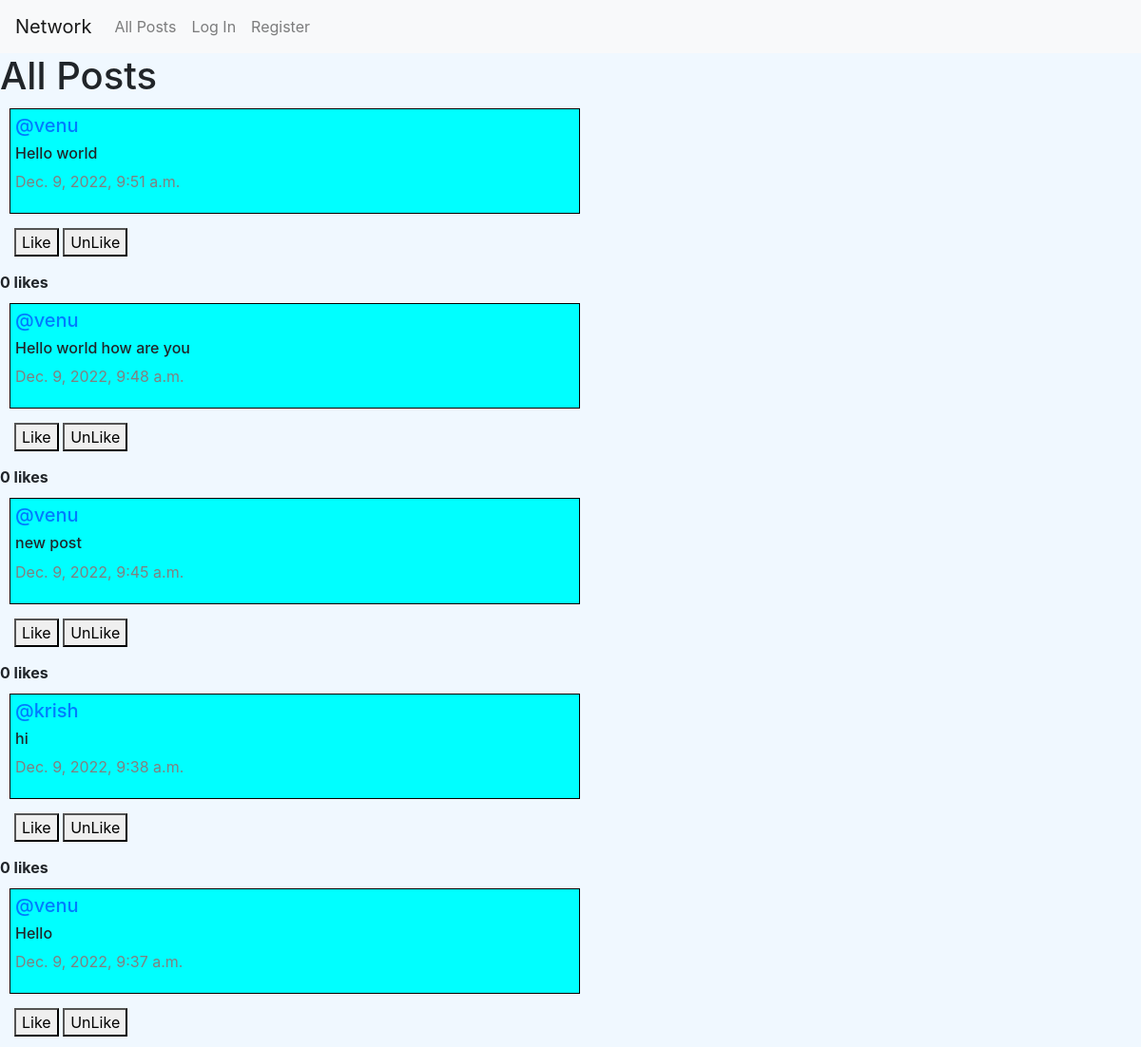
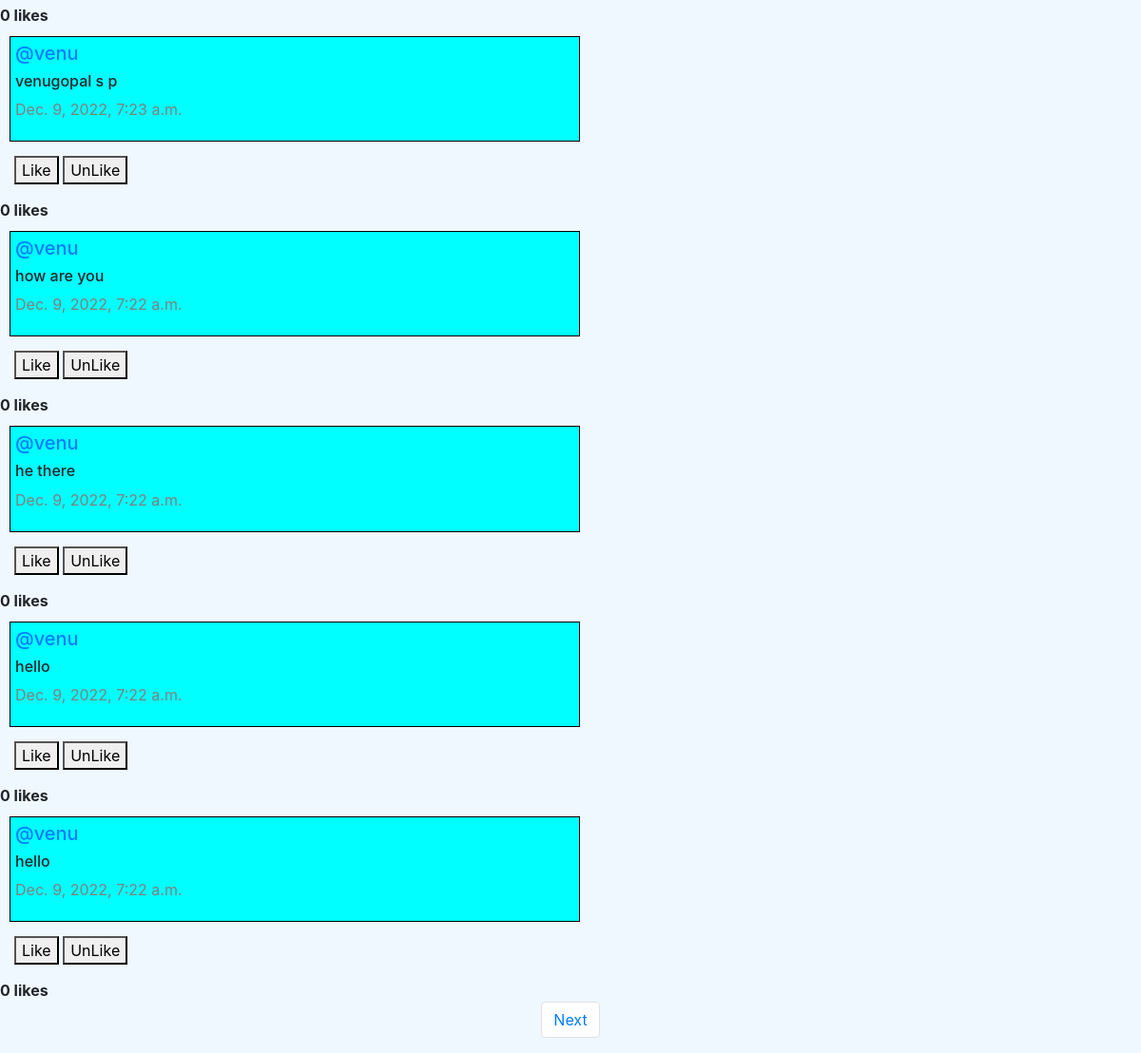
The page / on the database its author committed (2 pictures, top to bottom).
### network/models.py (models this page shows, shortened)
class Post(models.Model):
    content = models.CharField(max_length=160)
    user = models.ForeignKey(User, on_delete=models.CASCADE, related_name="author")
    date  = models.DateTimeField(auto_now_add=True)
    liked = models.ManyToManyField(User, default=None, blank=True)

class User(AbstractUser):
    pass

### network/views.py (the view)
# urls.py: path("", views.index, name="index"),
def index(request):
    allPosts = Post.objects.all().order_by("id").reverse()
    q=Post.objects.all()
    user = request.user
    context = {
        'q':q,
        'user':user,
    }
    paginator = Paginator(allPosts, 10)
    page_number = request.GET.get('page')
    posts_of_page = paginator.get_page(page_number)
    return render(request, "network/index.html", {
        "allPosts": allPosts,
        "posts_of_page": posts_of_page
    })
    return render(request, "network/index.html")

### network/templates/network/index.html (shortened to what this page needs)
{% extends "network/layout.html" %}
{% block body %}
    <h1>All Posts</h1>
    <div class="all_post">
        {% for post in posts_of_page %}
            <div class="row_post" id="feeds" >
                <h5 class="username"><a href="{% url 'profile' user_id=post.user.id %}">@{{ post.user }}</a></h5>
                <h6 class="content" id="content_{{ post.id }}">{{ post.content }}</h6>
                <p class="date">{{ post.date }}</p>
            </div>
            <form action="{% url 'likePost' %}" method="POST" class="ui form" id="like">
                    <button class="ui button positive" type="submit"  >Like</button>
                    <button class="ui button negative" type="submit" >UnLike</button>
            </form>
            <strong>{{ post.liked.all.count }} likes</strong>
        {% endfor %}
    </div>
    <nav aria-label="Page navigation example">
        <ul class="pagination d-flex justify-content-center">
            {% if posts_of_page.has_next %}
                <li class="page-item"><a class="page-link" href="?page={{ posts_of_page.next_page_number }}">Next</a></li>
            {% endif %}
        </ul>
    </nav>
{% endblock %}

### network/templates/network/layout.html (shortened to what this page needs)
{% load static %}
<!DOCTYPE html>
<html lang="en">
    <head>
        <link rel="stylesheet" href="https://stackpath.bootstrapcdn.com/bootstrap/4.4.1/css/bootstrap.min.css">
        <link href="{% static 'network/styles.css' %}" rel="stylesheet">
    </head>
    <body>
        <nav class="navbar navbar-expand-lg navbar-light bg-light">
            <a class="navbar-brand" href="{% url 'index' %}">Network</a>
            <div>
              <ul class="navbar-nav mr-auto">
                <li class="nav-item">
                  <a class="nav-link" href="{% url 'index' %}">All Posts</a>
                </li>
                {% if user.is_authenticated %}
                    <li class="nav-item">
                        <a class="nav-link" href="{% url 'following' %}">Following</a>
                    </li>
                    <li class="nav-item">
                        <a class="nav-link" href="{% url 'logout' %}">Log Out</a>
                    </li>
                {% else %}
                    <li class="nav-item">
                        <a class="nav-link" href="{% url 'login' %}">Log In</a>
                    </li>
                    <li class="nav-item">
                        <a class="nav-link" href="{% url 'register' %}">Register</a>
                    </li>
                {% endif %}
              </ul>
            </div>
          </nav>
        <div class="body">
            {% block body %}
            {% endblock %}
        </div>
    </body>
</html>

### network/static/network/styles.css (style rules this page uses)
body { background-color: aliceblue; }
#feeds, #prof, #follow { border: 1px solid black; margin: 10px; padding: 5px; width:600px; background-color: aqua; }
.date { color: grey; }
#like { margin: 10px; padding: 5px; }

### rows shown on the page
Post: user "venu", content "Hello world", date "Dec. 9, 2022, 9:51 a.m.", liked.all.count "0"
Post: user "venu", content "Hello world how are you", date "Dec. 9, 2022, 9:48 a.m.", liked.all.count "0"
Post: user "venu", content "new post", date "Dec. 9, 2022, 9:45 a.m.", liked.all.count "0"
Post: user "krish", content "hi", date "Dec. 9, 2022, 9:38 a.m.", liked.all.count "0"
Post: user "venu", content "Hello", date "Dec. 9, 2022, 9:37 a.m.", liked.all.count "0"
Post: user "venu", content "venugopal s p", date "Dec. 9, 2022, 7:23 a.m.", liked.all.count "0"
Post: user "venu", content "how are you", date "Dec. 9, 2022, 7:22 a.m.", liked.all.count "0"
Post: user "venu", content "he there", date "Dec. 9, 2022, 7:22 a.m.", liked.all.count "0"
Post: user "venu", content "hello", date "Dec. 9, 2022, 7:22 a.m.", liked.all.count "0"
Post: user "venu", content "hello", date "Dec. 9, 2022, 7:22 a.m.", liked.all.count "0"
